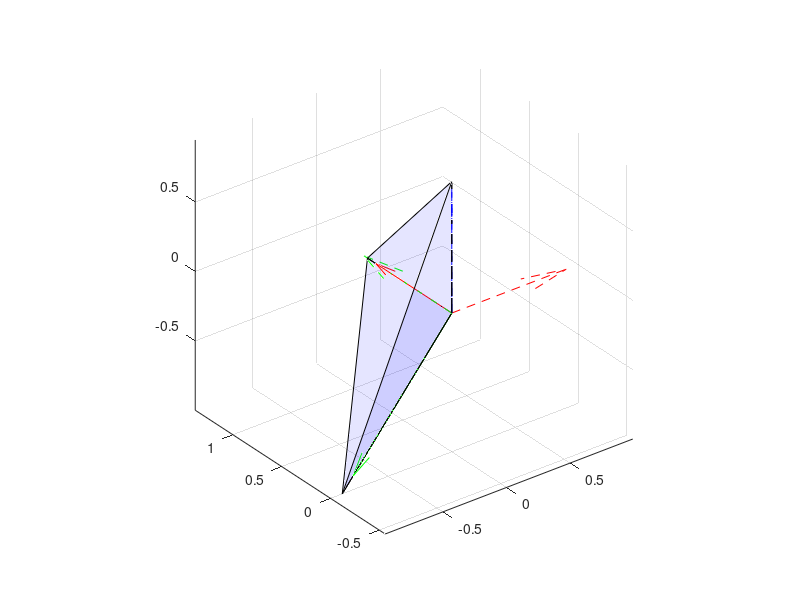
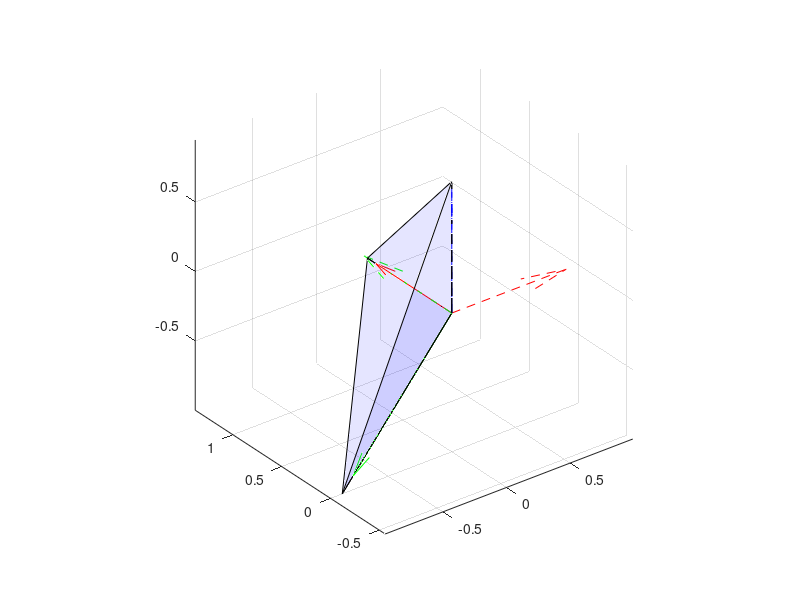
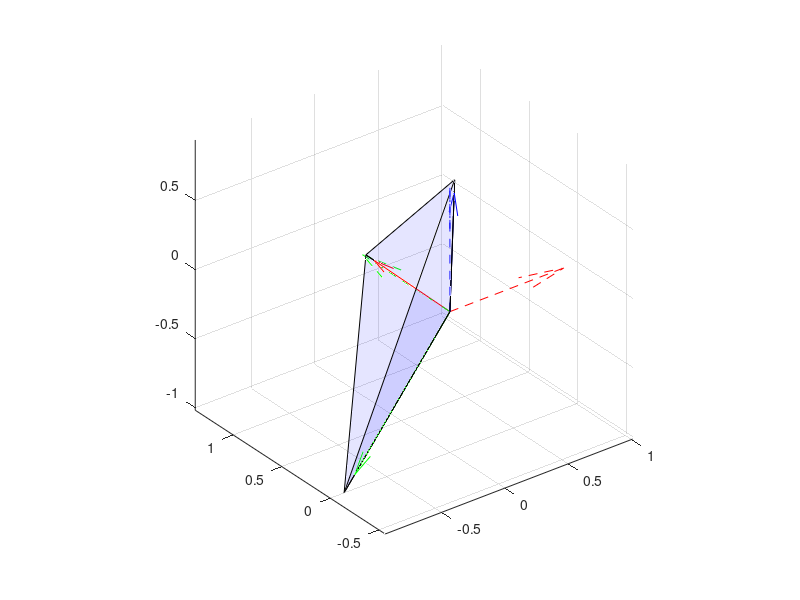
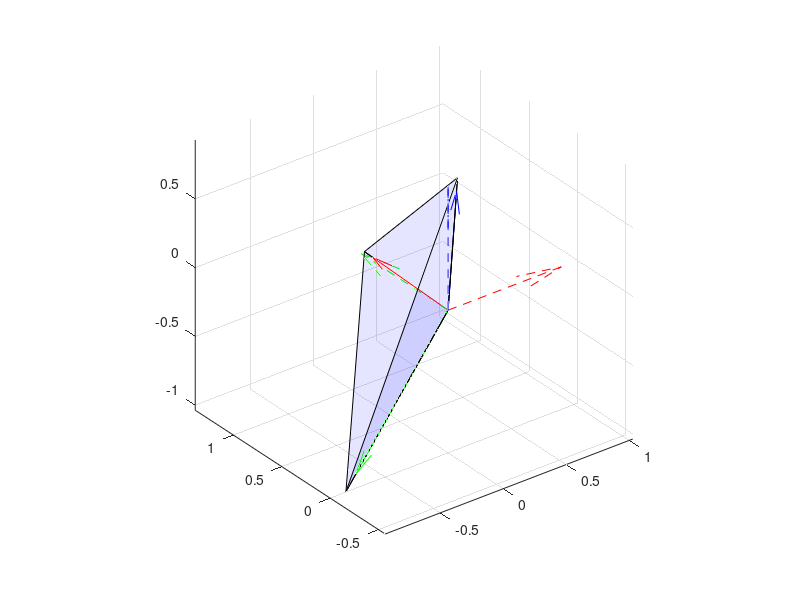

Write the MATLAB code that produced these figures, in order.
a=2
function MakeGif(figHandle, filename)
  persistent persistentFilename = [];
  if isempty(filename)
    error('Can''t have an empty filename!');
  endif
  if ~ishandle(figHandle)
    error('Call MakeGif(figHandle, filename); no valid figHandle was passed!');
  endif
  writeMode = 'Append';
  if isempty(persistentFilename)|(filename!=persistentFilename)
    persistentFilename = filename;
    writeMode = 'Overwrite';
  endif
  imstruct = getframe(figHandle);
  imwrite(imstruct.cdata, filename, 'gif', 'WriteMode',writeMode,'DelayTime',0);
endfunction

A=rand(3, 3);
for j=1:3
  for p=1:3
    if rand(1)>0.5
      A(j, p)*=-1;
    end
    if rand(1)>0.5
      A_copy=A;
      A_copy(j, p)=0;
      if cond(A_copy)<10^10
        A(j, p)=0;
      end
    end
  endfor
endfor
A
inv_norm_inv=1/norm(inv(A))
cond_A=cond(A)

function weigth=minimize(A, e)
  E=[e(1:3);e(4:6);e(7:9)];
  weigth=10/cond(A+E)+norm(E);
end

aux=0.1*rand(1,9);

e=fminunc(@(e) minimize(A, e), aux);
E=[e(1:3);e(4:6);e(7:9)]
cond_AE=cond(A+E)
A_E=A+E
norm_E=norm(E)

vects=eye(3);

figure
quiver3(0, 0, 0, 0, 0, 0)
hold on;
for i=1:3
  vect=vects(:,i);
  h=quiver3(0, 0, 0, vect(1), vect(2), vect(3), '--');
  set (h, "color", vects(i,:));
  vect=A*vect;
  h=quiver3(0, 0, 0, vect(1), vect(2), vect(3));
  set (h, "maxheadsize", 0.1/norm(vect));
  set (h, "color", vects(i,:));
end
h=patch('Faces',1:3,'Vertices',[A(:,2).';A(:,1).';zeros(1,3)]);
set(h,'FaceColor','b','FaceAlpha',0.1)
h=patch('Faces',1:3,'Vertices',[A(:,2).';A(:,3).';zeros(1,3)]);
set(h,'FaceColor','b','FaceAlpha',0.1)
h=patch('Faces',1:3,'Vertices',[A(:,1).';A(:,3).';zeros(1,3)]);
set(h,'FaceColor','b','FaceAlpha',0.1)
axis("equal")
hold off;

for j=0:0.1:1
  f=figure
  quiver3(0, 0, 0, 0, 0, 0)
  hold on;
  Aux=A+j*E;
  for i=1:3
    vect=vects(:,i);
    h=quiver3(0, 0, 0, vect(1), vect(2), vect(3), '--');
    set (h, "color", vects(i,:));
    vect=Aux*vect;
    h=quiver3(0, 0, 0, vect(1), vect(2), vect(3));
    set (h, "maxheadsize", 0.1/norm(vect));
    set (h, "color", vects(i,:));
  end
  h=patch('Faces',1:3,'Vertices',[Aux(:,2).';Aux(:,1).';zeros(1,3)]);
  set(h,'FaceColor','b','FaceAlpha',0.1)
  h=patch('Faces',1:3,'Vertices',[Aux(:,2).';Aux(:,3).';zeros(1,3)]);
  set(h,'FaceColor','b','FaceAlpha',0.1)
  h=patch('Faces',1:3,'Vertices',[Aux(:,1).';Aux(:,3).';zeros(1,3)]);
  set(h,'FaceColor','b','FaceAlpha',0.1)
  axis("equal")
  MakeGif(f, 'test.gif');
  close(f)
end
hold off;

f=figure
line([0, 1], [inv_norm_inv, inv_norm_inv], "color", 'r')
line([0, 1], [0, 0], "color", 'k')
hold on;
last=0;
last2=det(A);
c=0.1;
for j=c:c:1
  Aux=j*E;
  atual=norm(Aux);
  atual2=det(A+Aux);
  line([j-c, j], [last, atual])
  line([j-c, j], [last2, atual2])
  last=atual;
  last2=atual2;
  MakeGif(f, 'norm.gif');
end
hold off;
